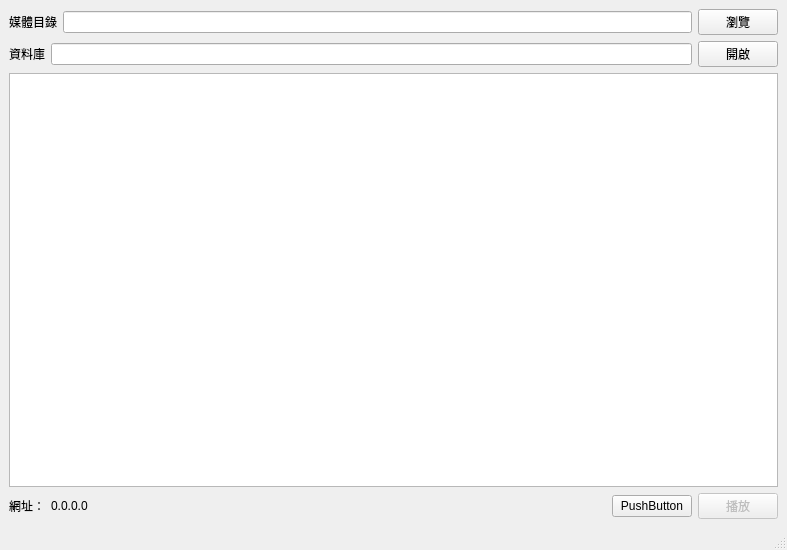
<?xml version="1.0" encoding="UTF-8"?>
<ui version="4.0">
 <class>MainWindow</class>
 <widget class="QMainWindow" name="MainWindow">
  <property name="geometry">
   <rect>
    <x>0</x>
    <y>0</y>
    <width>787</width>
    <height>550</height>
   </rect>
  </property>
  <property name="windowTitle">
   <string>MainWindow</string>
  </property>
  <widget class="QWidget" name="centralwidget">
   <layout class="QVBoxLayout" name="verticalLayout_2">
    <item>
     <layout class="QHBoxLayout" name="horizontalLayout">
      <item>
       <widget class="QLabel" name="label">
        <property name="text">
         <string>媒體目錄</string>
        </property>
       </widget>
      </item>
      <item>
       <widget class="QLineEdit" name="lineEdit_TopFolder"/>
      </item>
      <item>
       <widget class="QPushButton" name="pushButton_TopFolder">
        <property name="text">
         <string>瀏覽</string>
        </property>
       </widget>
      </item>
     </layout>
    </item>
    <item>
     <layout class="QHBoxLayout" name="horizontalLayout_3">
      <item>
       <widget class="QLabel" name="label_2">
        <property name="text">
         <string>資料庫</string>
        </property>
       </widget>
      </item>
      <item>
       <widget class="QLineEdit" name="lineEdit_Database"/>
      </item>
      <item>
       <widget class="QPushButton" name="pushButton_Database">
        <property name="text">
         <string>開啟</string>
        </property>
       </widget>
      </item>
     </layout>
    </item>
    <item>
     <layout class="QVBoxLayout" name="verticalLayout">
      <item>
       <widget class="QListView" name="listView_PlayList"/>
      </item>
      <item>
       <layout class="QHBoxLayout" name="horizontalLayout_2">
        <item>
         <widget class="QLabel" name="label_3">
          <property name="text">
           <string>網址：</string>
          </property>
         </widget>
        </item>
        <item>
         <widget class="QLabel" name="label_IP_Address">
          <property name="text">
           <string>0.0.0.0</string>
          </property>
         </widget>
        </item>
        <item>
         <spacer name="horizontalSpacer">
          <property name="orientation">
           <enum>Qt::Horizontal</enum>
          </property>
          <property name="sizeHint" stdset="0">
           <size>
            <width>40</width>
            <height>20</height>
           </size>
          </property>
         </spacer>
        </item>
        <item>
         <widget class="QPushButton" name="pushButton">
          <property name="text">
           <string>PushButton</string>
          </property>
         </widget>
        </item>
        <item>
         <widget class="QPushButton" name="pushButton_Playat">
          <property name="enabled">
           <bool>false</bool>
          </property>
          <property name="text">
           <string>播放</string>
          </property>
         </widget>
        </item>
       </layout>
      </item>
     </layout>
    </item>
   </layout>
  </widget>
  <widget class="QMenuBar" name="menubar">
   <property name="geometry">
    <rect>
     <x>0</x>
     <y>0</y>
     <width>787</width>
     <height>25</height>
    </rect>
   </property>
  </widget>
  <widget class="QStatusBar" name="statusbar"/>
 </widget>
 <resources/>
 <connections/>
</ui>
